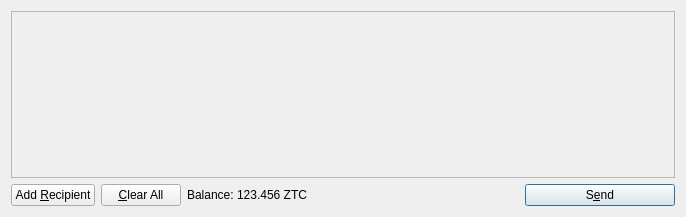
<?xml version="1.0" encoding="UTF-8"?>
<ui version="4.0">
 <class>SendCoinsDialog</class>
 <widget class="QDialog" name="SendCoinsDialog">
  <property name="geometry">
   <rect>
    <x>0</x>
    <y>0</y>
    <width>686</width>
    <height>217</height>
   </rect>
  </property>
  <property name="windowTitle">
   <string>Send Coins</string>
  </property>
  <layout class="QVBoxLayout" name="verticalLayout">
   <item>
    <widget class="QScrollArea" name="scrollArea">
     <property name="widgetResizable">
      <bool>true</bool>
     </property>
     <widget class="QWidget" name="scrollAreaWidgetContents">
      <property name="geometry">
       <rect>
        <x>0</x>
        <y>0</y>
        <width>666</width>
        <height>165</height>
       </rect>
      </property>
      <layout class="QVBoxLayout" name="verticalLayout_2">
       <property name="margin">
        <number>0</number>
       </property>
       <item>
        <layout class="QVBoxLayout" name="entries">
         <property name="spacing">
          <number>6</number>
         </property>
        </layout>
       </item>
       <item>
        <spacer name="verticalSpacer">
         <property name="orientation">
          <enum>Qt::Vertical</enum>
         </property>
         <property name="sizeHint" stdset="0">
          <size>
           <width>20</width>
           <height>40</height>
          </size>
         </property>
        </spacer>
       </item>
      </layout>
     </widget>
    </widget>
   </item>
   <item>
    <layout class="QHBoxLayout" name="horizontalLayout">
     <item>
      <widget class="QPushButton" name="addButton">
       <property name="toolTip">
        <string>Send to multiple recipients at once</string>
       </property>
       <property name="text">
        <string>Add &amp;Recipient</string>
       </property>
       <property name="icon">
        <iconset resource="../freicoin.qrc">
         <normaloff>:/icons/add</normaloff>:/icons/add</iconset>
       </property>
       <property name="autoDefault">
        <bool>false</bool>
       </property>
      </widget>
     </item>
     <item>
      <widget class="QPushButton" name="clearButton">
       <property name="sizePolicy">
        <sizepolicy hsizetype="Minimum" vsizetype="Fixed">
         <horstretch>0</horstretch>
         <verstretch>0</verstretch>
        </sizepolicy>
       </property>
       <property name="toolTip">
        <string>Remove all transaction fields</string>
       </property>
       <property name="text">
        <string>&amp;Clear All</string>
       </property>
       <property name="icon">
        <iconset resource="../freicoin.qrc">
         <normaloff>:/icons/remove</normaloff>:/icons/remove</iconset>
       </property>
       <property name="autoRepeatDelay">
        <number>300</number>
       </property>
       <property name="autoDefault">
        <bool>false</bool>
       </property>
      </widget>
     </item>
     <item>
      <layout class="QHBoxLayout" name="horizontalLayout_2">
       <property name="spacing">
        <number>3</number>
       </property>
       <item>
        <widget class="QLabel" name="label">
         <property name="text">
          <string>Balance:</string>
         </property>
        </widget>
       </item>
       <item>
        <widget class="QLabel" name="labelBalance">
         <property name="cursor">
          <cursorShape>IBeamCursor</cursorShape>
         </property>
         <property name="text">
          <string>123.456 ZTC</string>
         </property>
         <property name="textInteractionFlags">
          <set>Qt::LinksAccessibleByMouse|Qt::TextSelectableByKeyboard|Qt::TextSelectableByMouse</set>
         </property>
        </widget>
       </item>
      </layout>
     </item>
     <item>
      <spacer name="horizontalSpacer">
       <property name="orientation">
        <enum>Qt::Horizontal</enum>
       </property>
       <property name="sizeHint" stdset="0">
        <size>
         <width>40</width>
         <height>20</height>
        </size>
       </property>
      </spacer>
     </item>
     <item>
      <widget class="QPushButton" name="sendButton">
       <property name="minimumSize">
        <size>
         <width>150</width>
         <height>0</height>
        </size>
       </property>
       <property name="toolTip">
        <string>Confirm the send action</string>
       </property>
       <property name="text">
        <string>S&amp;end</string>
       </property>
       <property name="icon">
        <iconset resource="../freicoin.qrc">
         <normaloff>:/icons/send</normaloff>:/icons/send</iconset>
       </property>
       <property name="default">
        <bool>true</bool>
       </property>
      </widget>
     </item>
    </layout>
   </item>
  </layout>
 </widget>
 <resources>
  <include location="../freicoin.qrc"/>
 </resources>
 <connections/>
</ui>
